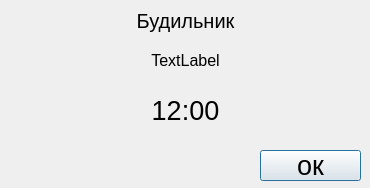
<?xml version="1.0" encoding="UTF-8"?>
<ui version="4.0">
 <class>Dialog</class>
 <widget class="QDialog" name="Dialog">
  <property name="geometry">
   <rect>
    <x>0</x>
    <y>0</y>
    <width>370</width>
    <height>188</height>
   </rect>
  </property>
  <property name="windowTitle">
   <string>Dialog</string>
  </property>
  <widget class="QLabel" name="label_header">
   <property name="geometry">
    <rect>
     <x>0</x>
     <y>0</y>
     <width>371</width>
     <height>41</height>
    </rect>
   </property>
   <property name="font">
    <font>
     <pointsize>15</pointsize>
    </font>
   </property>
   <property name="mouseTracking">
    <bool>false</bool>
   </property>
   <property name="tabletTracking">
    <bool>false</bool>
   </property>
   <property name="layoutDirection">
    <enum>Qt::LeftToRight</enum>
   </property>
   <property name="frameShape">
    <enum>QFrame::NoFrame</enum>
   </property>
   <property name="frameShadow">
    <enum>QFrame::Plain</enum>
   </property>
   <property name="text">
    <string>Будильник</string>
   </property>
   <property name="textFormat">
    <enum>Qt::AutoText</enum>
   </property>
   <property name="scaledContents">
    <bool>false</bool>
   </property>
   <property name="alignment">
    <set>Qt::AlignCenter</set>
   </property>
   <property name="wordWrap">
    <bool>false</bool>
   </property>
   <property name="margin">
    <number>3</number>
   </property>
   <property name="indent">
    <number>-1</number>
   </property>
   <property name="openExternalLinks">
    <bool>true</bool>
   </property>
  </widget>
  <widget class="QPushButton" name="btn_ok">
   <property name="geometry">
    <rect>
     <x>260</x>
     <y>150</y>
     <width>101</width>
     <height>31</height>
    </rect>
   </property>
   <property name="font">
    <font>
     <pointsize>20</pointsize>
    </font>
   </property>
   <property name="text">
    <string>ок</string>
   </property>
  </widget>
  <widget class="QLabel" name="label_signature">
   <property name="geometry">
    <rect>
     <x>0</x>
     <y>40</y>
     <width>371</width>
     <height>41</height>
    </rect>
   </property>
   <property name="font">
    <font>
     <pointsize>12</pointsize>
    </font>
   </property>
   <property name="text">
    <string>TextLabel</string>
   </property>
   <property name="alignment">
    <set>Qt::AlignCenter</set>
   </property>
  </widget>
  <widget class="QLabel" name="label_time">
   <property name="geometry">
    <rect>
     <x>0</x>
     <y>80</y>
     <width>371</width>
     <height>61</height>
    </rect>
   </property>
   <property name="font">
    <font>
     <pointsize>20</pointsize>
    </font>
   </property>
   <property name="text">
    <string>12:00</string>
   </property>
   <property name="alignment">
    <set>Qt::AlignCenter</set>
   </property>
  </widget>
 </widget>
 <resources/>
 <connections/>
</ui>
